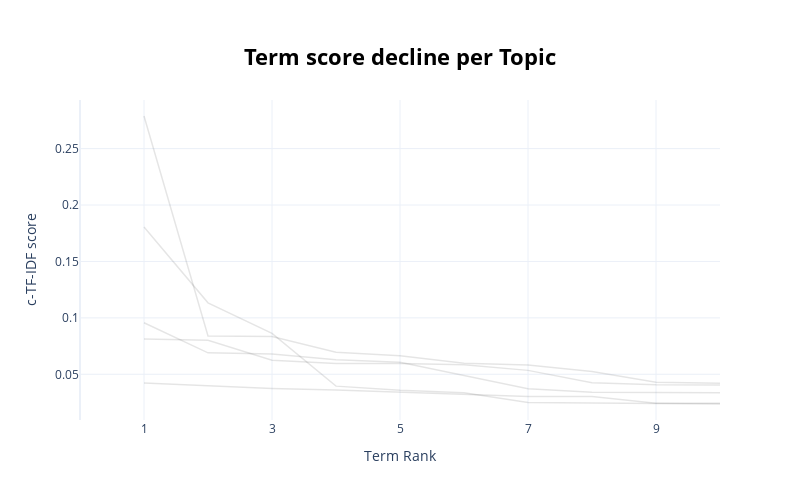

The cell this chart's notebook holds for it:
### Code cell
topic_model.visualize_term_rank()

### Figure 1 — Plotly figure (JSON) as saved in the notebook; plotly's stock layout.template omitted (floating-point values rounded to 4 significant figures)
{"data": [{"hovertext": "<b>Topic 0</b>:ganjar_prabowo_anies_imin_ketua_cak", "line": {"color": "black", "width": 1.5}, "mode": "lines+lines", "name": "", "opacity": 0.1, "type": "scatter", "x": [1, 2, 3, 4, 5, 6, 7, 8, 9, 10], "y": [0.04228, 0.03969, 0.03745, 0.03604, 0.03424, 0.03213, 0.03042, 0.03029, 0.02444, 0.02442]}, {"hovertext": "<b>Topic 1</b>:nomor_urut_gibran_indonesia_rakabum", "line": {"color": "black", "width": 1.5}, "mode": "lines+lines", "name": "", "opacity": 0.1, "type": "scatter", "x": [1, 2, 3, 4, 5, 6, 7, 8, 9, 10], "y": [0.08135, 0.08013, 0.06239, 0.05959, 0.05957, 0.05853, 0.05348, 0.04249, 0.04065, 0.04057]}, {"hovertext": "<b>Topic 2</b>:presiden_politik_jokowi_survei_demo", "line": {"color": "black", "width": 1.5}, "mode": "lines+lines", "name": "", "opacity": 0.1, "type": "scatter", "x": [1, 2, 3, 4, 5, 6, 7, 8, 9, 10], "y": [0.09567, 0.06904, 0.06807, 0.06298, 0.06064, 0.04924, 0.0372, 0.03414, 0.03381, 0.03367]}, {"hovertext": "<b>Topic 3</b>:2024_pemilu_pilpres_kpu_prabowo_sua", "line": {"color": "black", "width": 1.5}, "mode": "lines+lines", "name": "", "opacity": 0.1, "type": "scatter", "x": [1, 2, 3, 4, 5, 6, 7, 8, 9, 10], "y": [0.1805, 0.1133, 0.08627, 0.03951, 0.03597, 0.03374, 0.02495, 0.02437, 0.02369, 0.02368]}, {"hovertext": "<b>Topic 4</b>:debat_pilpres_cawapres_2024_capres_", "line": {"color": "black", "width": 1.5}, "mode": "lines+lines", "name": "", "opacity": 0.1, "type": "scatter", "x": [1, 2, 3, 4, 5, 6, 7, 8, 9, 10], "y": [0.2789, 0.08393, 0.08354, 0.06953, 0.0665, 0.05987, 0.05828, 0.05251, 0.04288, 0.04199]}], "layout": {"height": 500, "hoverlabel": {"bgcolor": "white", "font": {"family": "Rockwell", "size": 16}}, "showlegend": false, "title": {"font": {"color": "Black", "size": 22}, "text": "<b>Term score decline per Topic</b>", "x": 0.5, "xanchor": "center", "y": 0.9, "yanchor": "top"}, "width": 800, "xaxis": {"dtick": 2, "range": [0, 10], "tick0": 1, "title": {"text": "Term Rank"}}, "yaxis": {"title": {"text": "c-TF-IDF score"}}}}
